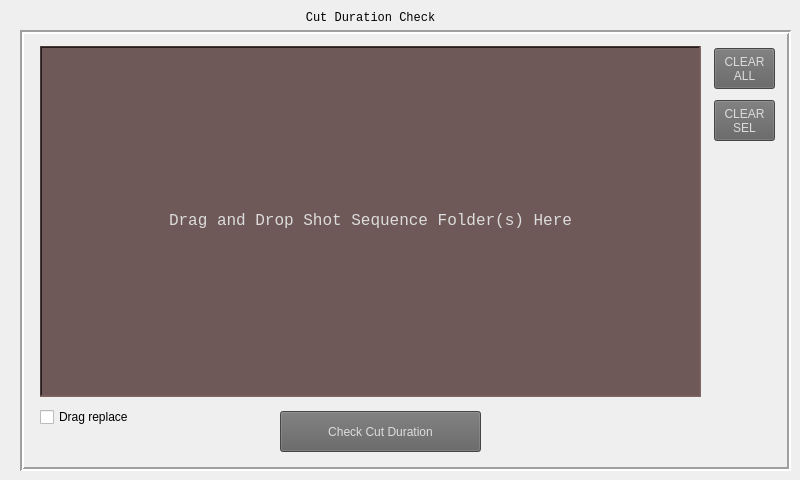
     <widget class="QWidget" name="tab_5">
      <attribute name="title">
       <string>Cut Duration Check</string>
      </attribute>
      <widget class="QFrame" name="frame_5">
       <property name="geometry">
        <rect>
         <x>20</x>
         <y>30</y>
         <width>771</width>
         <height>441</height>
        </rect>
       </property>
       <property name="frameShape">
        <enum>QFrame::Box</enum>
       </property>
       <property name="frameShadow">
        <enum>QFrame::Sunken</enum>
       </property>
       <property name="lineWidth">
        <number>2</number>
       </property>
       <widget class="QPushButton" name="checkCutDuration_BN">
        <property name="geometry">
         <rect>
          <x>260</x>
          <y>381</y>
          <width>201</width>
          <height>41</height>
         </rect>
        </property>
        <property name="focusPolicy">
         <enum>Qt::NoFocus</enum>
        </property>
        <property name="styleSheet">
         <string notr="true">color: rgb(220, 220, 220);
background-color: rgb(97,97,97);</string>
        </property>
        <property name="text">
         <string notr="true">Check Cut Duration</string>
        </property>
        <property name="autoDefault">
         <bool>false</bool>
        </property>
        <property name="flat">
         <bool>false</bool>
        </property>
       </widget>
       <widget class="QListWidget" name="seq_LW">
        <property name="geometry">
         <rect>
          <x>20</x>
          <y>16</y>
          <width>661</width>
          <height>351</height>
         </rect>
        </property>
        <property name="font">
         <font>
          <family>Consolas</family>
          <pointsize>9</pointsize>
         </font>
        </property>
        <property name="focusPolicy">
         <enum>Qt::NoFocus</enum>
        </property>
        <property name="acceptDrops">
         <bool>true</bool>
        </property>
        <property name="styleSheet">
         <string notr="true">color: rgb(220, 220, 220);
background-color: rgb(111, 88, 88);</string>
        </property>
        <property name="frameShape">
         <enum>QFrame::WinPanel</enum>
        </property>
        <property name="frameShadow">
         <enum>QFrame::Sunken</enum>
        </property>
        <property name="dragEnabled">
         <bool>false</bool>
        </property>
        <property name="dragDropMode">
         <enum>QAbstractItemView::DropOnly</enum>
        </property>
        <property name="defaultDropAction">
         <enum>Qt::CopyAction</enum>
        </property>
        <property name="selectionMode">
         <enum>QAbstractItemView::ExtendedSelection</enum>
        </property>
        <property name="selectionBehavior">
         <enum>QAbstractItemView::SelectRows</enum>
        </property>
        <property name="batchSize">
         <number>10</number>
        </property>
        <property name="sortingEnabled">
         <bool>false</bool>
        </property>
       </widget>
       <widget class="QLabel" name="hintCheck_LB">
        <property name="geometry">
         <rect>
          <x>90</x>
          <y>180</y>
          <width>521</width>
          <height>21</height>
         </rect>
        </property>
        <property name="font">
         <font>
          <family>Consolas</family>
          <pointsize>12</pointsize>
         </font>
        </property>
        <property name="styleSheet">
         <string notr="true">color: rgb(220, 220, 220);
background-color: rgb(111, 88, 88);</string>
        </property>
        <property name="text">
         <string>Drag and Drop Shot Sequence Folder(s) Here</string>
        </property>
        <property name="alignment">
         <set>Qt::AlignCenter</set>
        </property>
       </widget>
       <widget class="QPushButton" name="clearAllCheck_BN">
        <property name="geometry">
         <rect>
          <x>694</x>
          <y>18</y>
          <width>61</width>
          <height>41</height>
         </rect>
        </property>
        <property name="focusPolicy">
         <enum>Qt::NoFocus</enum>
        </property>
        <property name="styleSheet">
         <string notr="true">color: rgb(220, 220, 220);
background-color: rgb(97,97,97);</string>
        </property>
        <property name="text">
         <string notr="true">CLEAR
ALL</string>
        </property>
       </widget>
       <widget class="QPushButton" name="clearSelCheck_BN">
        <property name="geometry">
         <rect>
          <x>694</x>
          <y>70</y>
          <width>61</width>
          <height>41</height>
         </rect>
        </property>
        <property name="focusPolicy">
         <enum>Qt::NoFocus</enum>
        </property>
        <property name="styleSheet">
         <string notr="true">color: rgb(220, 220, 220);
background-color: rgb(97,97,97);</string>
        </property>
        <property name="text">
         <string notr="true">CLEAR
SEL</string>
        </property>
       </widget>
       <widget class="QCheckBox" name="dragReplace_CB">
        <property name="geometry">
         <rect>
          <x>20</x>
          <y>377</y>
          <width>91</width>
          <height>20</height>
         </rect>
        </property>
        <property name="layoutDirection">
         <enum>Qt::LeftToRight</enum>
        </property>
        <property name="text">
         <string>Drag replace</string>
        </property>
       </widget>
      </widget>
      <widget class="QLabel" name="label_12">
       <property name="geometry">
        <rect>
         <x>30</x>
         <y>10</y>
         <width>681</width>
         <height>16</height>
        </rect>
       </property>
       <property name="font">
        <font>
         <family>Consolas</family>
         <pointsize>9</pointsize>
        </font>
       </property>
       <property name="text">
        <string>Cut Duration Check</string>
       </property>
       <property name="alignment">
        <set>Qt::AlignCenter</set>
       </property>
      </widget>
     </widget>
